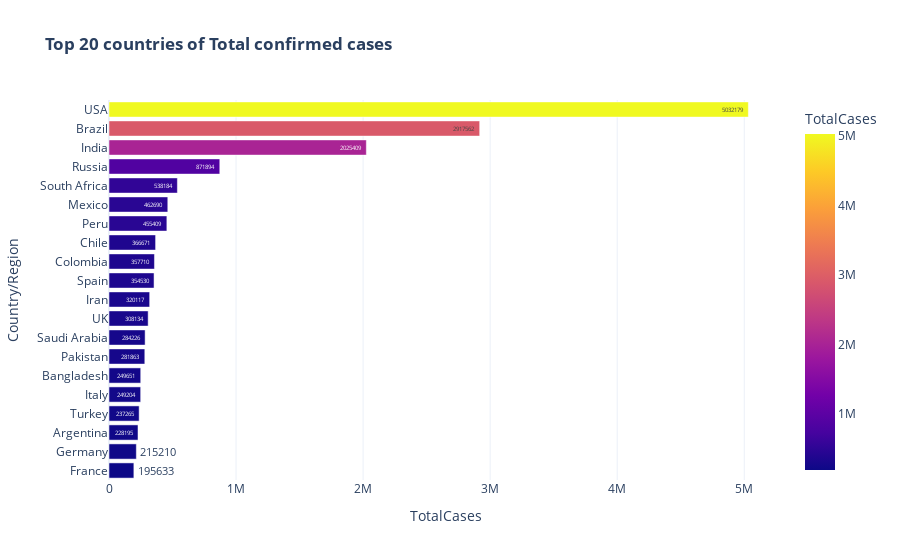

The notebook cell saved with this chart:
### Markdown cell above
**Top 20 countries of Total Confirmed cases**

### Code cell
fig=px.bar(world_data.iloc[0:20],y='Country/Region',x='TotalCases',color='TotalCases',
           text="TotalCases",template="plotly_white",
           title="<b>Top 20 countries of Total confirmed cases</b>").update_yaxes(categoryorder="total ascending")

fig.show()

### Figure 1 — Plotly figure (JSON) as saved in the notebook; plotly's stock layout.template omitted (floating-point values rounded to 4 significant figures)
{"data": [{"alignmentgroup": "True", "hovertemplate": "TotalCases=%{marker.color}<br>Country/Region=%{y}<extra></extra>", "legendgroup": "", "marker": {"color": [5032179, 2917562, 2025409, 871894, 538184, 462690, 455409, 366671, 357710, 354530, 320117, 308134, 284226, 281863, 249651, 249204, 237265, 228195, 215210, 195633], "coloraxis": "coloraxis", "pattern": {"shape": ""}}, "name": "", "offsetgroup": "", "orientation": "h", "showlegend": false, "text": [5032179, 2917562, 2025409, 871894, 538184, 462690, 455409, 366671, 357710, 354530, 320117, 308134, 284226, 281863, 249651, 249204, 237265, 228195, 215210, 195633], "textposition": "auto", "type": "bar", "x": [5032179, 2917562, 2025409, 871894, 538184, 462690, 455409, 366671, 357710, 354530, 320117, 308134, 284226, 281863, 249651, 249204, 237265, 228195, 215210, 195633], "xaxis": "x", "y": ["USA", "Brazil", "India", "Russia", "South Africa", "Mexico", "Peru", "Chile", "Colombia", "Spain", "Iran", "UK", "Saudi Arabia", "Pakistan", "Bangladesh", "Italy", "Turkey", "Argentina", "Germany", "France"], "yaxis": "y"}], "layout": {"barmode": "relative", "coloraxis": {"colorbar": {"title": {"text": "TotalCases"}}, "colorscale": [[0, "#0d0887"], [0.1111, "#46039f"], [0.2222, "#7201a8"], [0.3333, "#9c179e"], [0.4444, "#bd3786"], [0.5556, "#d8576b"], [0.6667, "#ed7953"], [0.7778, "#fb9f3a"], [0.8889, "#fdca26"], [1, "#f0f921"]]}, "legend": {"tracegroupgap": 0}, "title": {"text": "<b>Top 20 countries of Total confirmed cases</b>"}, "xaxis": {"anchor": "y", "domain": [0, 1], "title": {"text": "TotalCases"}}, "yaxis": {"anchor": "x", "categoryorder": "total ascending", "domain": [0, 1], "title": {"text": "Country/Region"}}}}
